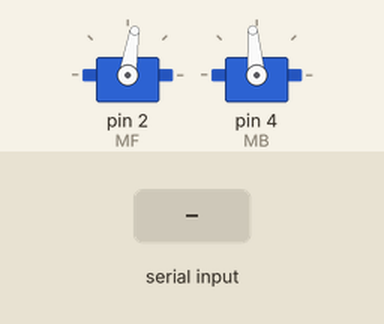
Recording of a sketch running on a simulated Arduino Uno, built with avr-gcc and run on an emulated ATmega328P. Parts: 2 × servo. The inputs (shaded band) are chosen by the test bench.

Above: at 1.5 s.
1.6 s: "forward" received over the second serial link
At 2.1 s:
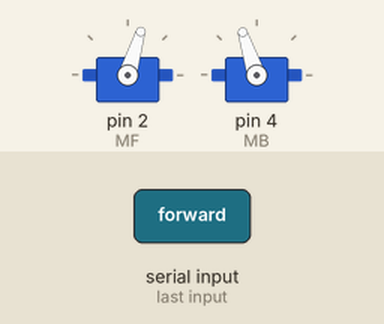
At 4.09 s:
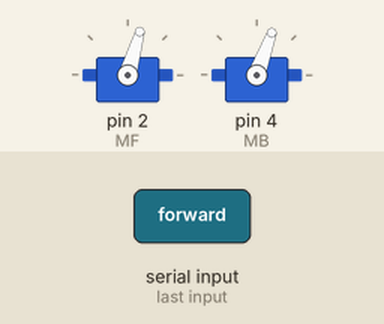
Timing chart, 0 to 10.6 s (numbered marks = the images above; inputs shaded):
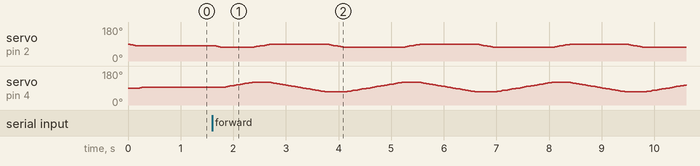

The sketch:

bugrobot-bluetooth-arnaud.ino
```cpp
#include <NewPing.h>
#include <VarSpeedServo.h>
#include <SoftwareSerial.h>

#define BUFF_SIZE 256

SoftwareSerial monB(7, 9);

VarSpeedServo MF;
VarSpeedServo MB;

const int ultrasonPin = 6;

NewPing sonar(ultrasonPin, ultrasonPin );

const int hm[2] = {81, 95}; // Home position, you need to set them
const int speed_ = 30; // Slow speed

String buff ;

const int nbrPos = 2;
const int amplitudeBackDeg = 25;
const int amplitudeFrontDeg = 8;
const int stoper [2] = {0,0};
const int avancer [nbrPos][2] = {
    {-amplitudeFrontDeg, amplitudeBackDeg},
    {amplitudeFrontDeg, -amplitudeBackDeg}
};
const int reculer [nbrPos][2] = {
    {-amplitudeFrontDeg, -amplitudeBackDeg},
    {amplitudeFrontDeg, amplitudeBackDeg}
};
const int droite [nbrPos][2] = {
    {-amplitudeFrontDeg + 20 , amplitudeBackDeg - 20},
    {amplitudeFrontDeg, -amplitudeBackDeg}
};
const int gauche [3][2] = {
    {-amplitudeFrontDeg - 20  , amplitudeBackDeg + 80},
    {-amplitudeFrontDeg - 10  , amplitudeBackDeg },
    {amplitudeFrontDeg, -amplitudeBackDeg}
};

void setup() {
    // put your setup code here, to run once:
    MF.attach(2);  //Front motor
    MB.attach(4);  //Back motor

  // Ouvre la voie série avec le module BT
    monB.begin(9600);


    MF.write(hm[0], speed_, true);
    MB.write(hm[1], speed_, true);
    Serial.begin(115200);
}

void loop() {
    // put your main code here, to run repeatedly:
 bluetooth();
}

void bluetooth() {
    char c;
      while(monB.available()){
          delay(5);
          c = monB.read(); // get Last value pushed
          buff += c;
      }

    if (buff == "forward")
          robotAvancer();
    else if (buff == "reverse")
          robotReculer();
    else if (buff == "right")
          robotTournerADroite();
    else if (buff == "left")
          robotTournerAGauche();
    else if (buff == "stop")
          robotStop();
}

unsigned int distance()
{
    unsigned int duration, distance;
    delayMicroseconds(40);

    duration = sonar.ping();

    // Distance proportionnelle à la durée de sortie
    distance = duration/US_ROUNDTRIP_CM;
    Serial.print(duration);
    Serial.print(" ");
    Serial.println(distance);
    if(distance > 40 || distance < 3)
        return 25;
    return distance;
}

void bouger(const int pos[])
{
    MF.write(hm[0] + pos[0], speed_, true);
    MB.write(hm[1] + pos[1], speed_, true);
}

void robotStop()
{
    bouger(stoper);
}

void robotAvancer()
{
    for(int x=0; x<nbrPos; x++){
        bouger(avancer[x]);
    }
}

void robotReculer()
{
    for(int x=0; x<nbrPos; x++){
        bouger(reculer[x]);
    }
}

void robotTournerAGauche()
{
    MB.slowmove(180 , 100);
    MF.slowmove(hm[0] - amplitudeFrontDeg, 50);
    delay(400);
    MF.slowmove(hm[0] + amplitudeFrontDeg, 100);
    MB.slowmove(80, 150);
    delay(250);

}

void robotTournerADroite()
{
    MB.slowmove(0, 100);
    MF.slowmove(hm[0] + amplitudeFrontDeg, 50);
    delay(400);
    MF.slowmove(hm[0] - amplitudeFrontDeg, 100);
    MB.slowmove(100, 150);
    delay(250);
}
```
